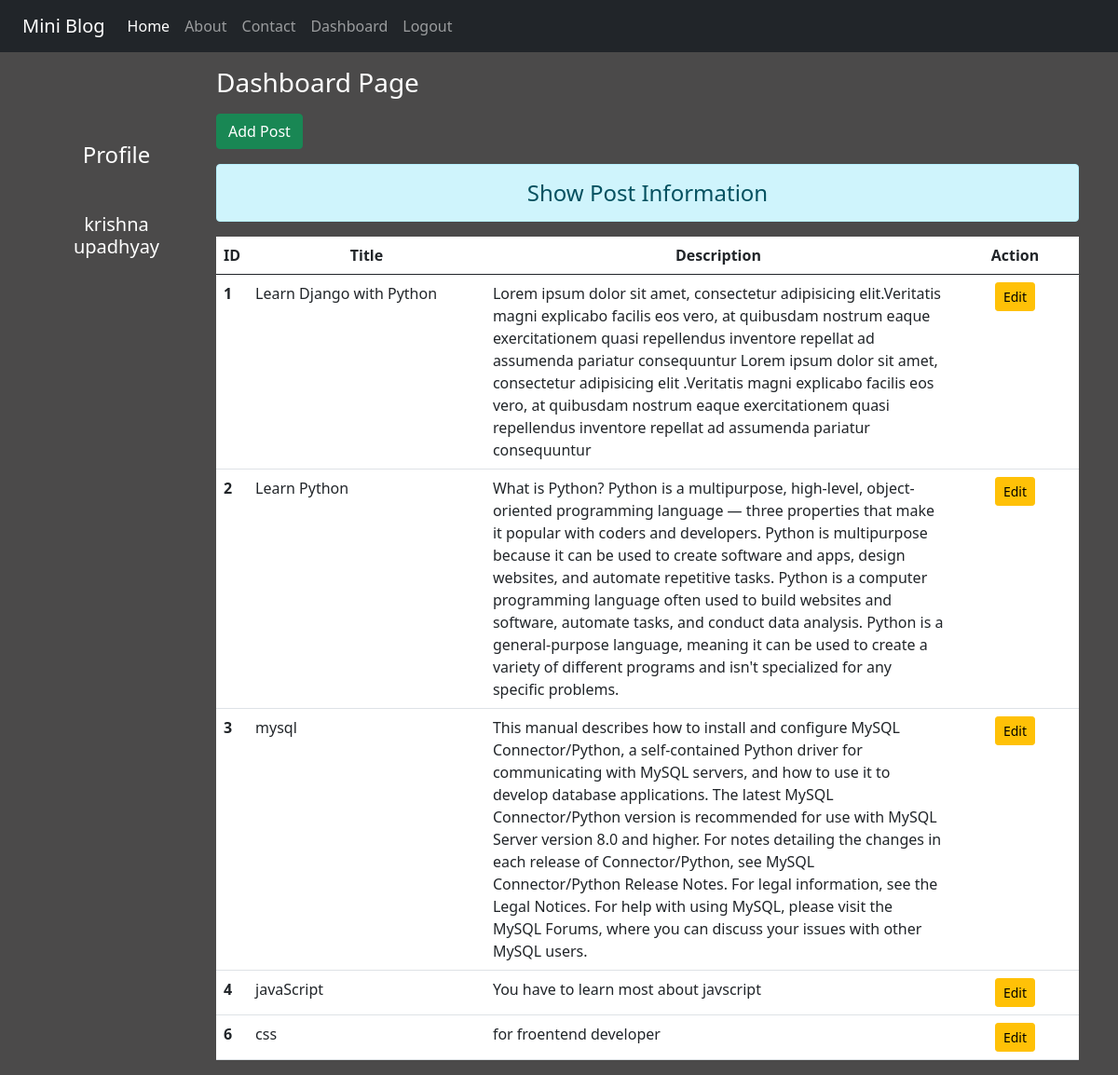
The page /dashboard/ (signed in) on the database its author committed.
### miniblog/models.py (models this page shows)
class Post(models.Model):
    title = models.CharField(max_length=150)
    desc = models.TextField()

### miniblog/views.py (the view)
# urls.py: path('dashboard/', views.dashboard , name='dashboard'),
def dashboard(request):
    if request.user.is_authenticated:
     posts = Post.objects.all()
     user = request.user
     full_name = user.get_full_name()
     gps = user.groups.all()
     perms = user.get_all_permissions()
     return render(request , 'blog/dashboard.html',{'posts':posts , 'full_name':full_name ,'groups':gps , 'perms': perms})
    else:
        return HttpResponseRedirect('/login/')

### miniblog/templates/blog/dashboard.html (shortened to what this page needs)
{% extends 'blog/base.html' %}
{% load static %}
{% block side %}
<div class="col-sm-2 text-white my-5 text-center">
     <h4 class="my-5">Profile</h4>
     <h5>{{full_name}}</h5>
</div>
{% endblock side %}
{% block content %}
<div class="col-sm-10">
     <h3 class="text-white my-3">Dashboard Page</h3>
     <a href="{% url 'addpost' %}" class="btn btn-success">Add Post</a>
     <h4 class="text-center alert alert-info mt-3">Show Post Information</h4>
     {% if posts %}
     <table class="table table-hover bg-white">
          <thead>
               <tr class="text-center">
                    <th scope="col" style="width:2%;">ID</th>
                    <th scope="col" style="width:28%;">Title</th>
                    <th scope="col" style="width:55%;">Description</th>
                    <th scope="col" style="width:15%;">Action</th>
               </tr>
          </thead>
          <tbody>
               {% for post in posts %}
               <tr>
                    <th scope="row">{{post.id}}</th>
                    <td>{{post.title}}</td>
                    <td>{{post.desc}}</td>
                    <td class="text-center">
                         <a href="{% url 'updatepost' post.id %}" class="btn btn-warning btn-sm">Edit</a>
                     </td>
               </tr>
                 {% endfor %}
          </tbody>
     </table>
     {% else %}
     <h4 class="text-center alert alert-warning">No Records</h4>
     {% endif %}
</div>
{% endblock content %}

### miniblog/templates/blog/base.html (shortened to what this page needs)
<!DOCTYPE html>
{% load static %}
<html lang="en">
<head>
    <link rel="stylesheet" href="{% static 'blog/css/bootstrap.css'%}">
    <link rel="stylesheet" href="{% static 'blog/css/style.css'%}">
</head>
<body>
    <div class="container-fluid bg-dark">
        {% include 'blog/navbar.html' %}
    </div>
    <div class="container">
         <div class="row">
            {% block side %}
            {% endblock side %}
            {% block content %}
            {% endblock content %}
         </div>
    </div>
</body>
</html>

### miniblog/templates/blog/navbar.html (shortened to what this page needs)
<nav class="navbar navbar-expand-lg navbar-dark bg-dark">
    <div class="container-fluid">
      <a class="navbar-brand" href="#">Mini Blog</a>
      <div class="collapse navbar-collapse" id="navbarNav">
        <ul class="navbar-nav">
          <li class="nav-item">
            <a class="nav-link active" aria-current="page" href="/">Home</a>
          </li>
          <li class="nav-item">
            <a class="nav-link" href="{% url 'about' %}">About</a>
          </li>
          <li class="nav-item">
            <a class="nav-link" href="{% url 'contact' %}">Contact</a>
          </li>
          {% if request.user.is_authenticated %}
          <li class="nav-item">
            <a class="nav-link" href="{% url 'dashboard' %}">Dashboard</a>
          </li>
          <li class="nav-item">
            <a class="nav-link" href="{% url 'logout' %}">Logout</a>
          </li>
          {% endif %}
        </ul>
      </div>
    </div>
  </nav>

### miniblog/static/blog/css/style.css (style rules this page uses)
body { background-color: rgb(75, 74, 74); color: antiquewhite; }

### rows shown on the page
Post: id "1", title "Learn Django with Python", desc "Lorem ipsum dolor sit amet, consectetur adipisicing elit.Veritatis magni explicabo facilis eos vero, at quibusdam nostrum eaque exercitationem quasi repellendus inventore repellat ad assumenda pariatur consequuntur Lorem ipsum dolor sit amet, consectetur adipisicing elit .Veritatis magni explicabo facilis eos vero, at quibusdam nostrum eaque exercitationem quasi repellendus inventore repellat ad assumenda pariatur consequuntur"
Post: id "2", title "Learn Python", desc "What is Python? Python is a multipurpose, high-level, object-oriented programming language — three properties that make it popular with coders and developers. Python is multipurpose because it can be used to create software and apps, design websites, and automate repetitive tasks. Python is a computer programming language often used to build websites and software, automate tasks, and conduct data analysis. Python is a general-purpose language, meaning it can be used to create a variety of different programs and isn't specialized for any specific problems."
Post: id "3", title "mysql", desc "This manual describes how to install and configure MySQL Connector/Python, a self-contained Python driver for communicating with MySQL servers, and how to use it to develop database applications. The latest MySQL Connector/Python version is recommended for use with MySQL Server version 8.0 and higher. For notes detailing the changes in each release of Connector/Python, see MySQL Connector/Python Release Notes. For legal information, see the Legal Notices. For help with using MySQL, please visit the MySQL Forums, where you can discuss your issues with other MySQL users."
Post: id "4", title "javaScript", desc "You have to learn most about javscript"
Post: id "6", title "css", desc "for froentend developer"

### other values the page prints
{{ full_name }} "krishna upadhyay"
